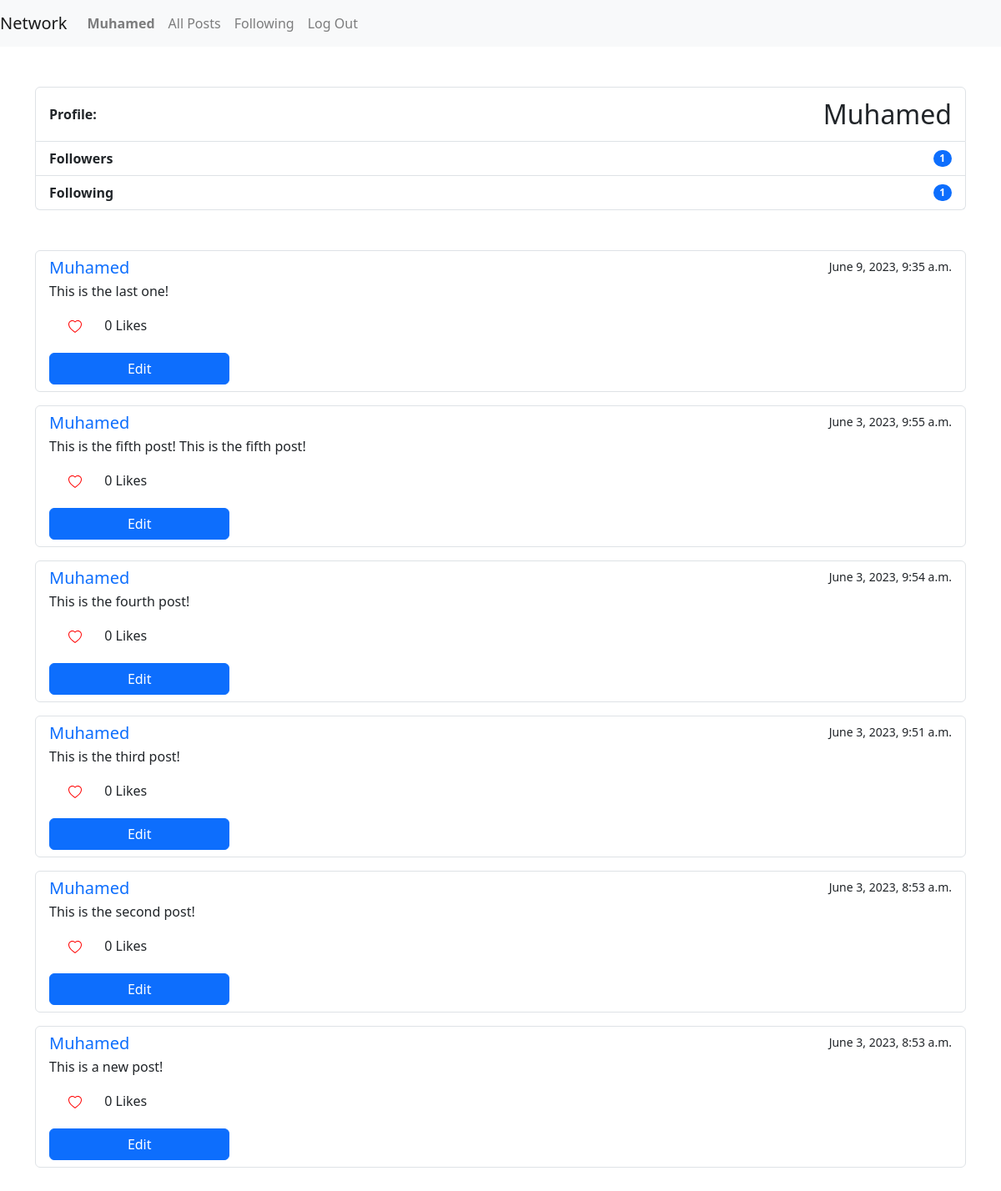
/user/1 (signed in), run on the app's committed database.
### network/models.py (models this page shows)
class User(AbstractUser):
    pass

class Post(models.Model):
    user = models.ForeignKey("User", on_delete=models.CASCADE, related_name="post_user")
    body = models.CharField(max_length=5000)
    timestamp = models.DateTimeField(auto_now_add=True)
    like = models.IntegerField(default=0)

### network/views.py (the view)
# urls.py: path("user/<int:user_id>", views.user, name="user"),
def user(request, user_id):
    if request.method == "POST":
        user = User.objects.get(pk=int(request.POST["follow"]))
        try:
            follower = Followers.objects.get(user=user, unique = user.pk, follower_id=request.user.id)
            follower.delete()
            follow_button = True
        except Followers.DoesNotExist:
            new_follow = Followers(user=user, unique = user.pk, follower_id=request.user.id)
            new_follow.save()
            follow_button = False
        profile_user  = User.objects.get(pk=user_id)
        if request.user.id == profile_user.id:
            follow = False
        else:
            follow = True
        try:
            followers = Followers.objects.filter(user=profile_user).count()
        except Followers.DoesNotExist:
            followers = 0
        try:
            following = Followers.objects.filter(follower_id=user.pk).count()
        except Followers.DoesNotExist:
            following = 0
        try:
            posts = Post.objects.filter(user=profile_user)
            posts = posts.order_by("-timestamp").all()
        except Post.DoesNotExist:
            return render(request, "network/index.html",{
                "not_exist": True,
            })
        page = request.GET.get('page')
        paginator = Paginator(posts, 10)
        try:
            post = paginator.page(page)
        except PageNotAnInteger:
            post = paginator.page(1)
        except EmptyPage:
            post = paginator.page(paginator.num_pages)
        return render(request, "network/profile.html", {
            "user": profile_user,
            "followers": followers,
            "following": following,
            "posts": post,
            "follow": follow,
            "follow_button": follow_button,
        })
    else:
        if not request.user.is_authenticated:
                try:
                    posts = Post.objects.all()
                    posts = posts.order_by("-timestamp").all()
                except Post.DoesNotExist:
                    return render(request, "network/index.html",{
                        "not_exist": True,
                    })
                page = request.GET.get('page')
                paginator = Paginator(posts, 10)
                try:
                    post = paginator.page(page)
                except PageNotAnInteger:
                    post = paginator.page(1)
                except EmptyPage:
                    post = paginator.page(paginator.num_pages)
                return render(request, "network/index.html", {
                    "posts": post,
                })
        else:
            profile_user  = User.objects.get(pk=user_id)
            if request.user.id == profile_user.id:
                follow = False
            else:
                follow = True
            try:
                followers = Followers.objects.filter(user=profile_user).count()
            except Followers.DoesNotExist:
                followers = 0
            try:
                following = Followers.objects.filter(follower_id=profile_user.pk).count()
            except Followers.DoesNotExist:
                following = 0
            try:
                posts = Post.objects.filter(user=profile_user)
                posts = posts.order_by("-timestamp").all()
            except Post.DoesNotExist:
                return render(request, "network/index.html",{
                    "not_exist": True,
                })
            try:
                user = User.objects.get(pk=int(profile_user.pk))
                follower = Followers.objects.get(user=user, unique = user.pk, follower_id=request.user.id)
                follow_button = False
            except Followers.DoesNotExist:
                follow_button = True
            page = request.GET.get('page')
            paginator = Paginator(posts, 10)
            try:
                post = paginator.page(page)
            except PageNotAnInteger:
                post = paginator.page(1)
            except EmptyPage:
                post = paginator.page(paginator.num_pages)
            return render(request, "network/profile.html", {
                "user": profile_user,
                "followers": followers,
                "following": following,
                "posts": post,
                "follow": follow,
                "follow_button": follow_button,
            })

### network/templates/network/profile.html (shortened to what this page needs)
{% extends "network/layout.html" %}
{% block body %}
    {% if user.is_authenticated %}
        <div class="container-lg">
            <ul class="list-group mt-5">
                <li class="list-group-item d-flex justify-content-between align-items-center">
                    <div class="fw-bold">Profile:</div>
                    <div class="fs-2"> {{ user.username }}</div>
                </li>
                <li class="list-group-item d-flex justify-content-between align-items-center fw-bold">
                Followers
                <span class="badge bg-primary rounded-pill">{{ followers }}</span>
                </li>
                <li class="list-group-item d-flex justify-content-between align-items-center fw-bold">
                Following
                <span class="badge bg-primary rounded-pill">{{ following }}</span>
                </li>
            </ul>
            <div class="mt-5">
                {% for post in posts %}
                    <div class="list-group mb-3">
                        <div class="list-group-item list-group-item-action {{ post.pk }}">
                            <form action="{% url 'post' post.pk %}" method="post">
                                <div class="d-flex w-100 justify-content-between">
                                    <a class="text-decoration-none" href="{% url 'user' post.user_id %}">
                                        <h5 class="mb-1">{{ post.user.username }}</h5>
                                    </a>
                                    <small class="fw-lighter">{{ post.timestamp }}</small>
                                </div>
                                <p class="fw-medium mb-1" id="post_{{ post.pk }}">{{post.body}}</p>
                            </form>
                            {% if user.is_authenticated %}
                                <p>
                                    <form action="{% url 'like' post.pk %}" method="post">
                                        <button class="like" id="like_{{ post.pk }}" style="border: 0; background-color: transparent;" type="submit" name="like" value="{{ post.pk }}">
                                        </button>
                                        <span id="like_count_{{ post.pk }}">{{ post.like }}</span> Likes
                                    </form>
                                </p>
                            {% endif %}
                            {% if request.user.username == post.user.username %}
                            <button type="button" id="{{ post.pk }}" class="btn btn-primary mt-1 edit" style="width: 20%;">Edit</button>
                            {% endif %}
                        </div>
                    </div>
                {% endfor %}
            </div>
        </div>
    {% endif %}
{% endblock %}

### network/templates/network/layout.html (shortened to what this page needs)
{% load static %}
<!DOCTYPE html>
<html lang="en">
    <head>
        <link rel="stylesheet" href="https://stackpath.bootstrapcdn.com/bootstrap/4.4.1/css/bootstrap.min.css">
        <link href="{% static 'network/styles.css' %}" rel="stylesheet">
        <link href="https://cdn.jsdelivr.net/npm/bootstrap@5.3.0/dist/css/bootstrap.min.css" rel="stylesheet">
        <link rel="stylesheet" href="https://cdn.jsdelivr.net/npm/bootstrap-icons@1.10.5/font/bootstrap-icons.css">
  </head>
    </head>
    <body>
        <nav class="navbar navbar-expand-lg navbar-light bg-light ">
            <a class="navbar-brand" href="#">Network</a>
            <div>
              <ul class="navbar-nav mr-auto">
                {% if user.is_authenticated %}
                    <li class="nav-item">
                        <a class="nav-link" href="{% url 'user' request.user.id %}"><strong>{{ request.user }}</strong></a>
                    </li>
                {% endif %}
                <li class="nav-item">
                  <a class="nav-link" href="{% url 'index' %}">All Posts</a>
                </li>
                {% if user.is_authenticated %}
                    <li class="nav-item">
                        <a class="nav-link" href="{% url 'following' %}">Following</a>
                    </li>
                    <li class="nav-item">
                        <a class="nav-link" href="{% url 'logout' %}">Log Out</a>
                    </li>
                {% endif %}
              </ul>
            </div>
          </nav>
        <div class="body">
            {% block body %}
            {% endblock %}
        </div>
    </body>
</html>

### data on the page
User: user "Muhamed", username "Muhamed"
Post: user.username "Muhamed", timestamp "June 9, 2023, 9:35 a.m.", body "This is the last one!", {{ post.pk }} 12 (drawn), like "0"
Post: user.username "Muhamed", timestamp "June 3, 2023, 9:55 a.m.", body "This is the fifth post! This is the fifth post!", {{ post.pk }} 5 (drawn), like "0"
Post: user.username "Muhamed", timestamp "June 3, 2023, 9:54 a.m.", body "This is the fourth post!", {{ post.pk }} 4 (drawn), like "0"
Post: user.username "Muhamed", timestamp "June 3, 2023, 9:51 a.m.", body "This is the third post!", {{ post.pk }} 3 (drawn), like "0"
Post: user.username "Muhamed", timestamp "June 3, 2023, 8:53 a.m.", body "This is the second post!", {{ post.pk }} 2 (drawn), like "0"
Post: user.username "Muhamed", timestamp "June 3, 2023, 8:53 a.m.", body "This is a new post!", {{ post.pk }} 1 (drawn), like "0"

### other printed values
{{ followers }} "1"
{{ following }} "1"
